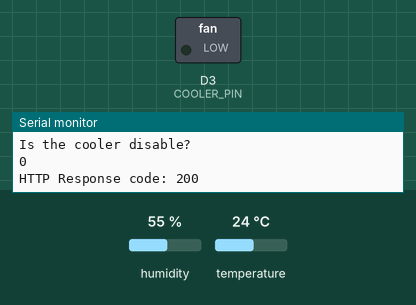
Recording of a sketch running on a simulated ESP8266 (NodeMCU). On the bench: switched loads named in the sketch (green lamp = pin HIGH), the last lines printed to the serial monitor. Inputs (shaded band) come from the test bench; at power-on: temperature 24 °C, humidity 55 %. WiFi joins after 1.5 s; servers stay silent unless stated; uploads are accepted with an empty reply.

Above: at 3.2 s.
3.3 s: temperature set to 20 °C
At 5.2 s:
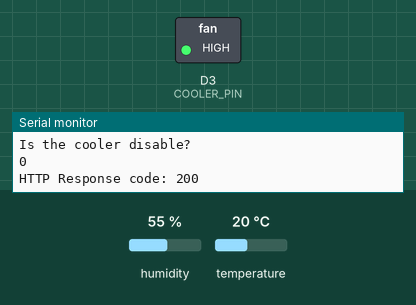
6.5 s: temperature set to 28 °C
At 7.9 s:
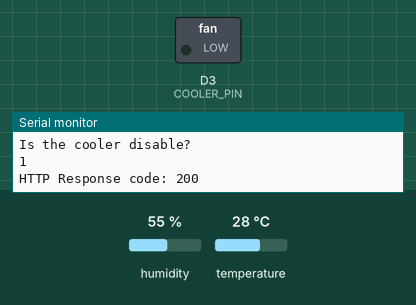
9.7 s: temperature set to 12 °C
At 12.2 s:
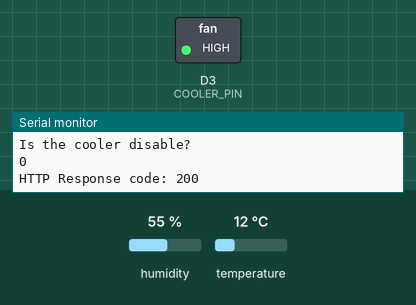
Timing chart, 0 to 13.7 s (numbered marks = the images above; inputs shaded):
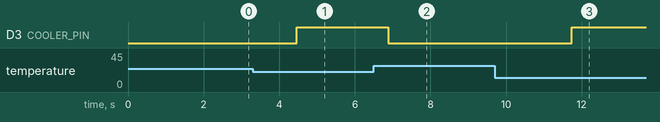

The sketch:

main.ino
```cpp
#include "DHT.h"
#include <ESP8266WiFi.h>
#include <ESP8266HTTPClient.h>
#include <WiFiClient.h>

#define DHT_PIN D1
#define DHT_TYPE DHT11
#define COOLER_PIN D3

DHT dht2(DHT_PIN, DHT_TYPE);

bool coolerIsDisable = false;
float temperature = 0;
const char *ssid = "ssid-here";
const char *password = "pw-here";
String host = "host-here";
const char *fingerprint = "fingerprint-here";

void setup()
{
  Serial.begin(9600);
  pinMode(DHT_PIN, INPUT);
  pinMode(COOLER_PIN, OUTPUT);
  dht2.begin();

  Serial.println("Connecting to ");
  Serial.println(ssid);

  WiFi.begin(ssid, password);

  while (WiFi.status() != WL_CONNECTED)
  {
    delay(1000);
    Serial.print(".");
  }

  Serial.println("");
  Serial.println("WiFi connected..!");
  Serial.print("Got IP: ");
  Serial.println(WiFi.localIP());
}

void loop()
{
  temperature = dht2.readTemperature();
  Serial.println("Temperature in C:");
  Serial.println(temperature);
  Serial.println("Is the cooler disable?");
  Serial.println(coolerIsDisable);

  if ((float)temperature > 22)
  {
    coolerIsDisable = false;
  }
  else if ((float)temperature < 22)
  {
    coolerIsDisable = true;
  }

  digitalWrite(COOLER_PIN, coolerIsDisable);

  if (WiFi.status() == WL_CONNECTED)
  {
    BearSSL::WiFiClientSecure client;
    client.setInsecure();

    HTTPClient http;

    String serverPath = "/prod/v1/datacenterlogs?temperature=" + (String)temperature;
    String url = serverPath.c_str();

    http.begin(client, host, 443, serverPath, fingerprint);

    int httpResponseCode = http.POST("");

    if (httpResponseCode > 0)
    {
      Serial.print("HTTP Response code: ");
      Serial.println(httpResponseCode);
      String payload = http.getString();
      Serial.println(payload);
    }
    else
    {
      Serial.print("Error code: ");
      Serial.println(httpResponseCode);
    }

    http.end();
  }
  else
  {
    Serial.println("WiFi Disconnected");
  }

  delay(1000);
}
```

Measured:
- the behaviour switches between 22 and 21 °C on temperature (found by bisection; images 0 and 1)
- after the input at 3.3 s, D3 (COOLER_PIN): LOW → HIGH after 1.2 s
- after the input at 6.5 s, D3 (COOLER_PIN): HIGH → LOW after 0.39 s
- after the input at 9.7 s, D3 (COOLER_PIN): LOW → HIGH after 2.0 s
